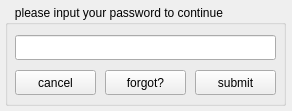
<?xml version="1.0" encoding="UTF-8"?>
<ui version="4.0">
 <class>Form</class>
 <widget class="QWidget" name="Form">
  <property name="geometry">
   <rect>
    <x>0</x>
    <y>0</y>
    <width>292</width>
    <height>111</height>
   </rect>
  </property>
  <property name="windowTitle">
   <string>Form</string>
  </property>
  <widget class="QGroupBox" name="groupBox">
   <property name="geometry">
    <rect>
     <x>5</x>
     <y>5</y>
     <width>281</width>
     <height>101</height>
    </rect>
   </property>
   <property name="toolTip">
    <string>&lt;html&gt;&lt;head/&gt;&lt;body&gt;&lt;p&gt;Password is used to derive key for symmetric encryption, so that your API keys can be safely stored on your hard drive.&lt;/p&gt;&lt;p&gt;Please use strong password (ideally it would be long, contain lower and upper case letters, numbers and special characters), keep it secure and never share it with anyone, as it can be used to decrypt your API keys (for that reason it's also a good idea to disable fund withdrawals with API keys in your exchange settings).&lt;/p&gt;&lt;/body&gt;&lt;/html&gt;</string>
   </property>
   <property name="title">
    <string>   please input your password to continue</string>
   </property>
   <widget class="QLineEdit" name="lineEdit">
    <property name="geometry">
     <rect>
      <x>10</x>
      <y>30</y>
      <width>261</width>
      <height>25</height>
     </rect>
    </property>
    <property name="echoMode">
     <enum>QLineEdit::Password</enum>
    </property>
    <property name="clearButtonEnabled">
     <bool>true</bool>
    </property>
   </widget>
   <widget class="QPushButton" name="pushButton">
    <property name="geometry">
     <rect>
      <x>190</x>
      <y>65</y>
      <width>81</width>
      <height>25</height>
     </rect>
    </property>
    <property name="text">
     <string>submit</string>
    </property>
   </widget>
   <widget class="QPushButton" name="pushButton_2">
    <property name="geometry">
     <rect>
      <x>10</x>
      <y>65</y>
      <width>81</width>
      <height>25</height>
     </rect>
    </property>
    <property name="text">
     <string>cancel</string>
    </property>
   </widget>
   <widget class="QPushButton" name="pushButton_3">
    <property name="geometry">
     <rect>
      <x>100</x>
      <y>65</y>
      <width>81</width>
      <height>25</height>
     </rect>
    </property>
    <property name="text">
     <string>forgot?</string>
    </property>
   </widget>
  </widget>
 </widget>
 <resources/>
 <connections/>
</ui>
